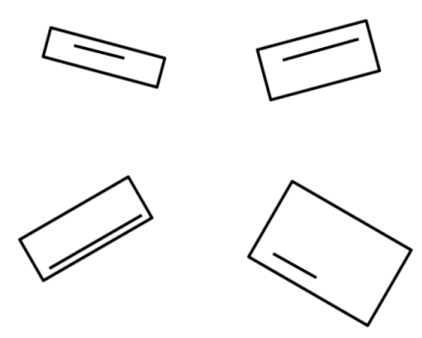
#> input picture rectangles.png, 422 x 338 px
$ jupyter execute rectangle_numbering.ipynb
#> lines starting #> are read from the running program, lines starting #| are printed output that depends on the picture; after the words box and inside, x2 and y2 are one past the last pixel; in counts of white or black regions, pixels touching at a corner belong together
[cell 1]
import cv2
import numpy as np
import matplotlib.pyplot as plt

[cell 2]
img = cv2.imread('rectangles.png')
#> img is the input picture: shape (338, 422, 3); min 0, max 255, mean 246

[cell 3]
plt.imshow(img)
plt.show()

[cell 4]
imgGray = cv2.cvtColor(img,cv2.COLOR_BGR2GRAY)
_, imagethreshold = cv2.threshold(imgGray, 245, 255, cv2.THRESH_BINARY_INV)
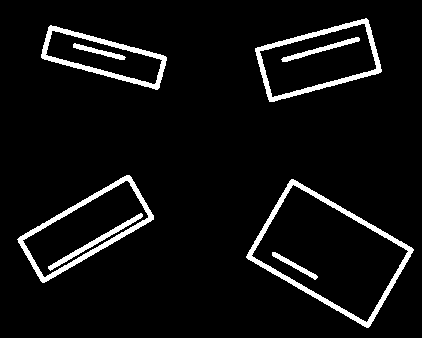
#> imagethreshold: shape (338, 422); 5.9% white; 8 white regions

[cell 5]
plt.imshow(imagethreshold)
plt.show()

[cell 6]
area_list=[]
blank = np.zeros_like(img)
box_position = []
ara = []

[cell 7]
imagecontours, _ = cv2.findContours(imagethreshold, cv2.RETR_TREE, cv2.CHAIN_APPROX_SIMPLE)
#> imagecontours = 12 contours; largest, box (x1, y1, x2, y2) and area: (246, 179, 414, 328) 12923, (251, 184, 409, 323) 11081, (17, 175, 154, 283) 6665, (255, 18, 382, 102) 6520, (22, 180, 149, 278) 5244
for contour in imagecontours:
    area = cv2.contourArea(contour)
    if area < 500:
        area_list.append(area)
        cv2.drawContours(blank,contour,-1,(255,255,255),1)
        box_position.append([contour[0][0][0],contour[0][0][1]])
    print(area)
#> this loop made 12 passes
#> area on passes 1 to 12: 12923, 11081, 196, 6665, 5244.5, 441, 4156, 2964.5, 199, 6519.5, 5207, 305.5
#| 12923.0
#| 11081.0
#| 196.0
#| 6665.0
#| 5244.5
#| 441.0
#| 4156.0
#| 2964.5
#> (further printed lines are left out)
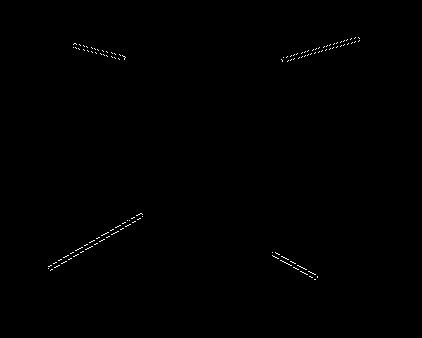
#> blank: shape (338, 422, 3); 0.27% white in thin lines or dots, all inside (x1, y1, x2, y2) = (48, 37, 360, 280)
#> after the loop, area_list = [196, 441, 199, 305.5]; box_position = [[272, 252], [140, 213], [74, 43], [355, 37]]

[cell 8]
area_list
#> Out = [196, 441, 199, 305.5]

[cell 9]
plt.imshow(blank)

[cell 10]
for i in range(len(box_position)):
    ara.append([area_list[i],(box_position[i][0],box_position[i][1])])
#> this loop made 4 passes
#> after the loop, ara = [[196, (272, 252)], [441, (140, 213)], [199, (74, 43)], [305.5, (355, 37)]]
ara.sort()
ara
#> Out = [[196, (272, 252)], [199, (74, 43)], [305.5, (355, 37)], [441, (140, 213)]]

[cell 11]
k=0
for i in range(len(box_position)):
    k+=1
    for j in range(2):
        cv2.putText(img,str(k),(ara[i][1][0],ara[i][1][1]+80),cv2.FONT_HERSHEY_SIMPLEX,1,(0,0,0),2)
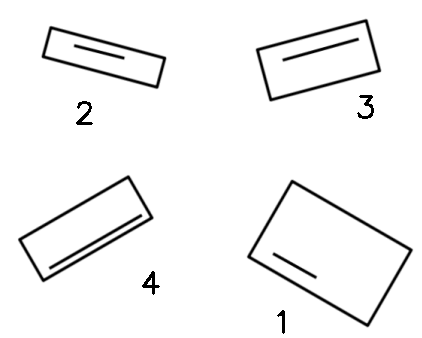
#> img: shape (338, 422, 3); 0.39% of pixels changed, all inside (x1, y1, x2, y2) = (76, 95, 374, 334)
#> after the loop, k = 4
